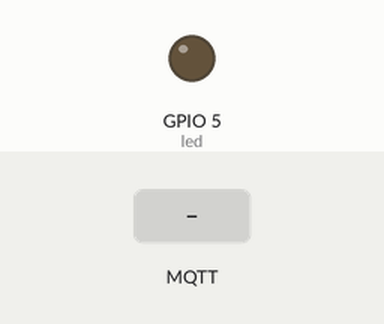
Simulated run of this sketch. Board: ESP8266 (NodeMCU). On the bench: output pins drawn as LEDs (lit = HIGH). The test bench sets the inputs (shaded band). WiFi joins after 1.5 s; servers stay silent unless stated; no MQTT or app messages arrive unless stated; what the sketch prints to the serial monitor is not drawn.

Above: at 2.7 s.
2.8 s: MQTT message "5" arrives on the first subscribed topic
At 4.0 s:
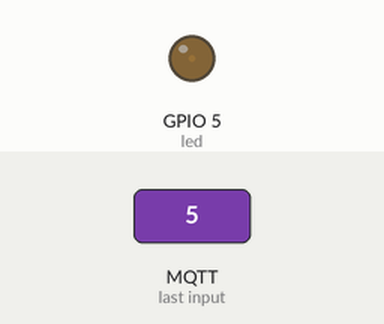
4.3 s: MQTT message "90" arrives on the first subscribed topic
At 5.2 s:
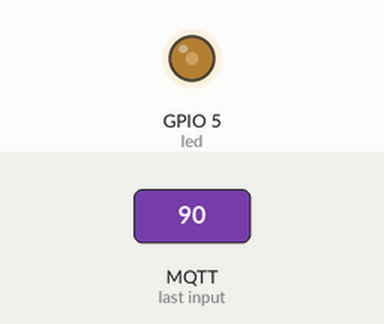
5.8 s: MQTT message "200" arrives on the first subscribed topic
At 6.4 s:
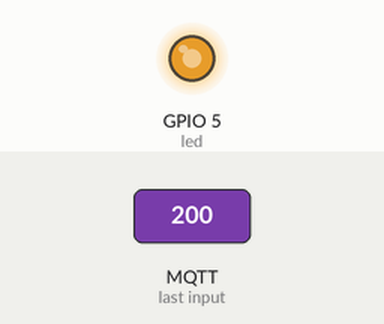
7.3 s: MQTT message "on" arrives on the first subscribed topic
At 8.7 s:
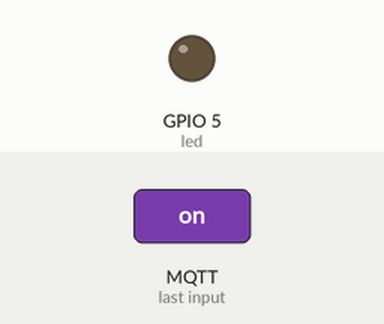
Timing chart, 0 to 9.8 s (numbered marks = the images above; inputs shaded):
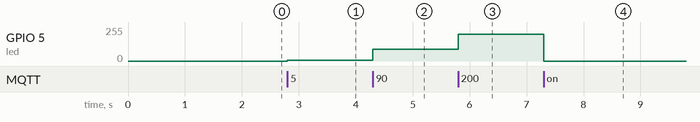

The sketch:

NodeMCU6.ino
```cpp
// Esta es la librería para utilizar las funciones de red del ESP8266
#include <ESP8266WiFi.h>
#include <PubSubClient.h>

#define led 5

const char* ssid = "RedWifi";
const char* password = "PassWifi";
const char* mqtt_server = "IpServer";

WiFiClient espClient;
PubSubClient client(espClient);
long lastMsg = 0;
char msg[50];
int value = 0;

void setup() {
  pinMode(led, OUTPUT);     // Initialize the led pin as an output
  Serial.begin(9600);
  setup_wifi();
  client.setServer(mqtt_server, 1883);
  client.setCallback(callback);
}

void loop() {
  if (!client.connected()) {
    reconnect();
  }
  client.loop();
}

void setup_wifi()
{
 Serial.begin(9600);
 // We start by connecting to a WiFi network

 Serial.println();
 Serial.println();
 Serial.print("Conectando a ");
 Serial.println(ssid);

 WiFi.begin(ssid, password);

 while (WiFi.status() != WL_CONNECTED) {
   delay(500);
   Serial.print(".");
 }

 Serial.println("");
 Serial.println("WiFi conectado");
 Serial.println("Direccion IP: ");
 Serial.println(WiFi.localIP());
}

void reconnect() {
  // Loop until we're reconnected
  while (!client.connected()) {
    Serial.print("Esperando conexion MQTT...");
    // Attempt to connect
    if (client.connect("ESP8266Client-6")) {
      Serial.println("conectado");
      // Once connected, publish an announcement...
      client.publish("casa/led", "Enviando el primer mensaje");
      // ... and resubscribe
      client.subscribe("casa/led");
    } else {
      Serial.print("fallo, rc=");
      Serial.print(client.state());
      Serial.println(" intentando en 5 segundos");
      // Wait 5 seconds before retrying
      delay(5000);
    }
  }
}

void callback(char* topic, byte* payload, unsigned int length) {
  Serial.print("Mensaje recibido [");
  Serial.print(topic);
  Serial.print("] ");
  int pwmVal;
  for (int i = 0; i < length; i++) {
    Serial.print((char)payload[i]);
    payload[length] = '\0'; // Make payload a string by NULL terminating it.
    pwmVal = atoi((char *)payload);
  }
  Serial.println();

  Serial.println(pwmVal);

  analogWrite(led,pwmVal);

  delay(10);

}
```

Measured:
- after the input at 2.8 s, GPIO 5 (led): 0/255 → 5/255 at once
- after the input at 4.3 s, GPIO 5 (led): 5/255 → 90/255 at once
- after the input at 5.8 s, GPIO 5 (led): 90/255 → 200/255 at once
- after the input at 7.3 s, GPIO 5 (led): 200/255 → 0/255 at once
